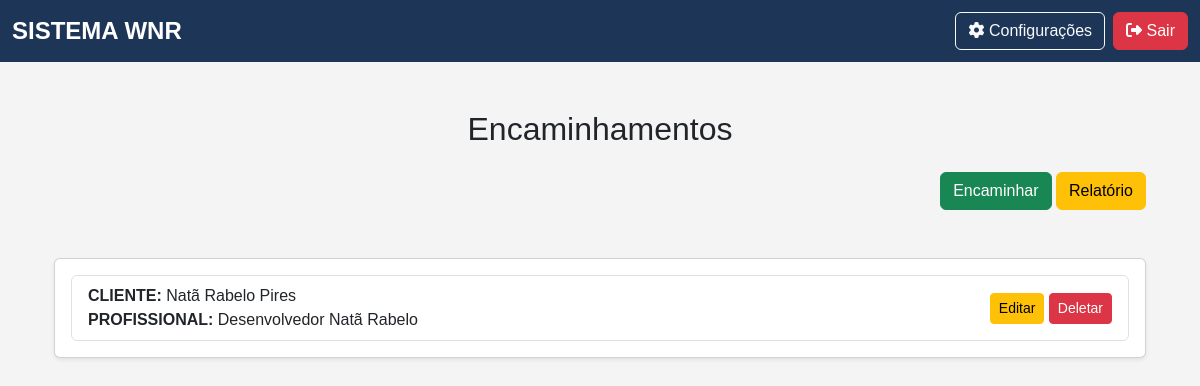
/listar_encaminhamento (signed in), run on the app's committed database.
### app/models.py (models this page shows)
class Encaminhamento(db.Model):
    __tablename__ = "encaminhamentos"
    id                      = Column(Integer, primary_key=True, index=True)
    cliente_id              = Column(Integer, ForeignKey("clientes.id", ondelete="CASCADE"))
    profissional_id         = Column(Integer, ForeignKey("profissionais.id", ondelete="CASCADE"))
    convenio                = Column(String)
    dias_horas_atendimento  = Column(String)
    data_encaminhamento     = Column(Date)
    observacoes_gerais      = Column(String)
    queixa                  = Column(String)
    situacao                = Column(String)
    tipo_encaminhamento     = Column(String)
    valor                   = Column(Float)
    cliente = relationship("Cliente", back_populates="encaminhamentos")
    profissional = relationship("Profissional", back_populates="encaminhamentos")

class Cliente(db.Model):
    __tablename__ = "clientes"
    id                      = Column(Integer, primary_key=True, index=True)
    nome                    = Column(String, index=True)
    cpf                     = Column(String(11), unique=True, index=True)
    email                   = Column(String, unique=True, index=True)
    data_nascimento         = Column(Date)
    renda_familiar          = Column(Float)
    bairro                  = Column(String)
    canal_divulgacao        = Column(String)
    cep                     = Column(String(8))
    cidade                  = Column(String)
    condicao_habitacao      = Column(String)
    cpf_responsavel         = Column(String(11), nullable=True)  # Responsável Legal
    numero_cs               = Column(String)
    despesa_mensal          = Column(Float)
    escolaridade            = Column(String)
    estado                  = Column(String)
    endereco                = Column(String)
    fone_contato            = Column(String)
    fone_pessoal            = Column(String)
    foto                    = Column(String)
    grau_parentesco         = Column(String)
    nome_plano_saude        = Column(String)
    nome_responsavel        = Column(String)
    numero_filhos           = Column(Integer, default=0)
    possui_filhos           = Column(String)
    plano_saude             = Column(String)
    previdenciario          = Column(String)
    profissao               = Column(String)
    remuneracao             = Column(Float)
    rg                      = Column(String)
    saldo                   = Column(Float)
    sexo                    = Column(String)
    tipo_moradia            = Column(String)
    transporte              = Column(String)
    encaminhamentos = relationship("Encaminhamento", back_populates="cliente", cascade="all, delete-orphan")
    guias = relationship("Guia", back_populates="cliente")

class Profissional(db.Model):
    __tablename__ = "profissionais"
    id                      = Column(Integer, primary_key=True, index=True)
    nome                    = Column(String, index=True)
    cpf                     = Column(String(11), unique=True, index=True)
    email                   = Column(String, unique=True, index=True)
    data_nascimento         = Column(Date)
    bairro                  = Column(String)
    banco                   = Column(String)
    cep                     = Column(String(8))
    cidade                  = Column(String)
    graduacao               = Column(String)
    issqn                   = Column(String)
    fone_pessoal            = Column(String)
    fone_profissional       = Column(String)
    foto                    = Column(String)
    curriculum_lattes       = Column(String)
    dias_horas_disponiveis  = Column(String)
    endereco_profissional   = Column(String)
    estado                  = Column(String)
    observacoes             = Column(String)
    pix                     = Column(String)
    registro_profissional   = Column(String)
    rg                      = Column(String)
    valor_minimo            = Column(Float)
    encaminhamentos = relationship("Encaminhamento", back_populates="profissional", cascade="all, delete-orphan")
    guias = relationship("Guia", back_populates="profissional")

### app/routes/referral_routes.py (the view)
@encaminhamento_bp.route('/listar_encaminhamento', methods=['GET', 'POST'])
@login_required
@role_required('atendimento', 'financeiro', 'admin')
def listar_encaminhamento():
    encaminhamentos = Encaminhamento.query.all()
    return render_template('encaminhamento/list.html', encaminhamentos=encaminhamentos)

### app/__init__.py (called while the page is built)
@login_manager.user_loader
def load_user(id):
    return Usuario.query.get(int(id))  # Converte para inteiro e busca no banco

### app/templates/encaminhamento/list.html (shortened to what this page needs)
{% extends 'base.html' %}
{% block content %}
<div class="container mt-5">
    <h2 class="text-center mb-4 mt-5">Encaminhamentos</h2>
    <div class="row mt-4 mb-5">
        <div class="col-md-12 text-end">
            <a href="{{ url_for('encaminhamento_bp.criar_encaminhamento') }}" class="btn btn-md btn-success">Encaminhar</a>
            <a href="{{ url_for('report_bp.report_encaminhamento') }}" class="btn btn-md btn-warning">Relatório</a>
        </div>
    </div>
    <div class="card shadow-sm">
        <div class="card-body">
            <ul class="list-group">
                {% for encaminhamento in encaminhamentos %}
                    <li class="list-group-item d-flex justify-content-between align-items-center">
                        <div>
                            <strong>CLIENTE: </strong>
                            {{ encaminhamento.cliente.nome }}
                            <br>
                            <strong>PROFISSIONAL: </strong>
                            {{ encaminhamento.profissional.nome }}
                            <br>
                        </div>
                        <div>
                            <a href="{{ url_for('encaminhamento_bp.editar_encaminhamento', id=encaminhamento.id) }}" class="btn btn-sm btn-warning">Editar</a>
                            <a href="{{ url_for('encaminhamento_bp.deletar_encaminhamento', id=encaminhamento.id) }}" class="btn btn-sm btn-danger">Deletar</a>
                        </div>
                    </li>
                {% endfor %}
            </ul>
        </div>
    </div>
</div>
{% endblock %}

### app/static/css/base.css (style rules this page uses)
body { background-color: #f4f4f4; font-family: 'Arial', sans-serif; }

### data on the page
Encaminhamento: cliente.nome "Natã Rabelo Pires", profissional.nome "Desenvolvedor Natã Rabelo"
